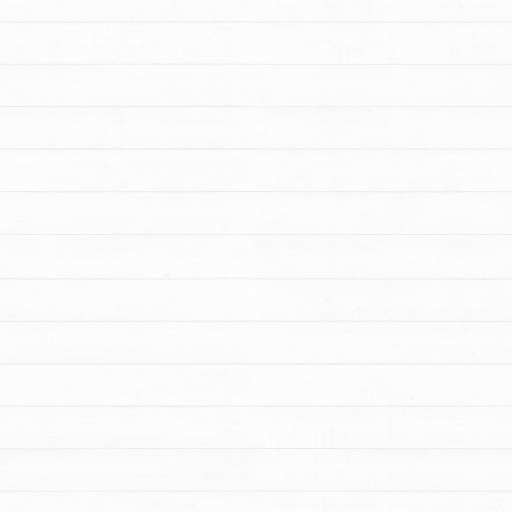
#> input picture assets/_incoming/pier/raw_wooden_floor_01/raw_wooden_floor_01_ao_1k.jpg, 1024 x 1024 px (shown at 1/2 size)
$ python contact_sheet.py out.png 5 ../assets/_incoming/pier/raw_wooden_floor_01/raw_wooden_floor_01_ao_1k.jpg
#> lines starting #> are read from the running program, lines starting #| are printed output that depends on the picture
#!/usr/bin/env python3
"""Dev helper: .pilot/z5play_*.png -> one contact sheet. usage: contact_sheet.py <out.png> [cols] [glob]"""
import glob, os, sys
from PIL import Image, ImageDraw
out = sys.argv[1]
cols = int(sys.argv[2]) if len(sys.argv) > 2 else 4
files = sorted(glob.glob(sys.argv[3] if len(sys.argv) > 3 else ".pilot/z5play_*.png"))
tw, th = 480, 270
rows = (len(files) + cols - 1) // cols
sheet = Image.new("RGB", (cols * tw, rows * (th + 18)), (12, 12, 14))
d = ImageDraw.Draw(sheet)
for i, f in enumerate(files):
    im = Image.open(f).convert("RGB").resize((tw, th), Image.LANCZOS)
    x, y = (i % cols) * tw, (i // cols) * (th + 18)
    sheet.paste(im, (x, y + 18))
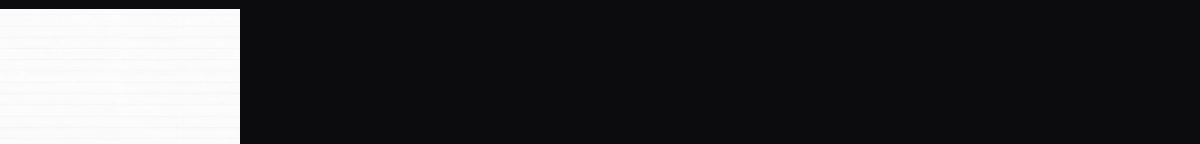
#> sheet: PIL image 2400x288 RGB (shown at 1/2 size); mean R, G, B 56.7, 56.7, 58.4
    d.text((x + 4, y + 3), (os.path.basename(f)[8:-4] if os.path.basename(f).startswith('z5play_') else os.path.basename(f)[:-4]), fill=(230, 210, 140))
sheet.save(out)
print(out, len(files), sheet.size)
#| out.png 1 (2400, 288)
